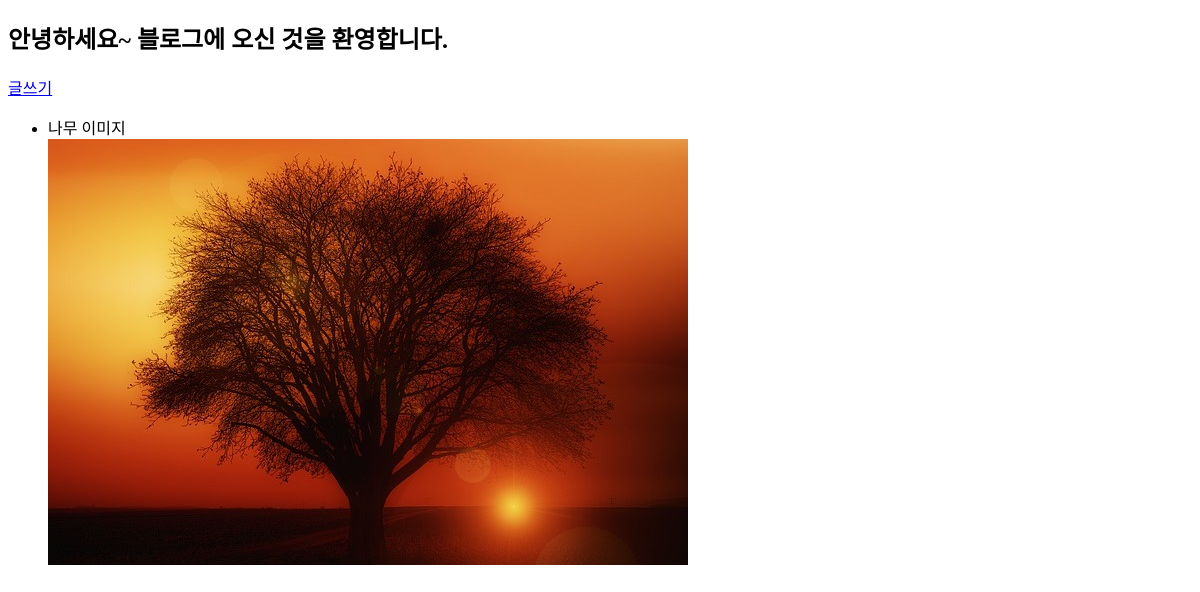
/blog/, run on an earlier commit of the app's database.
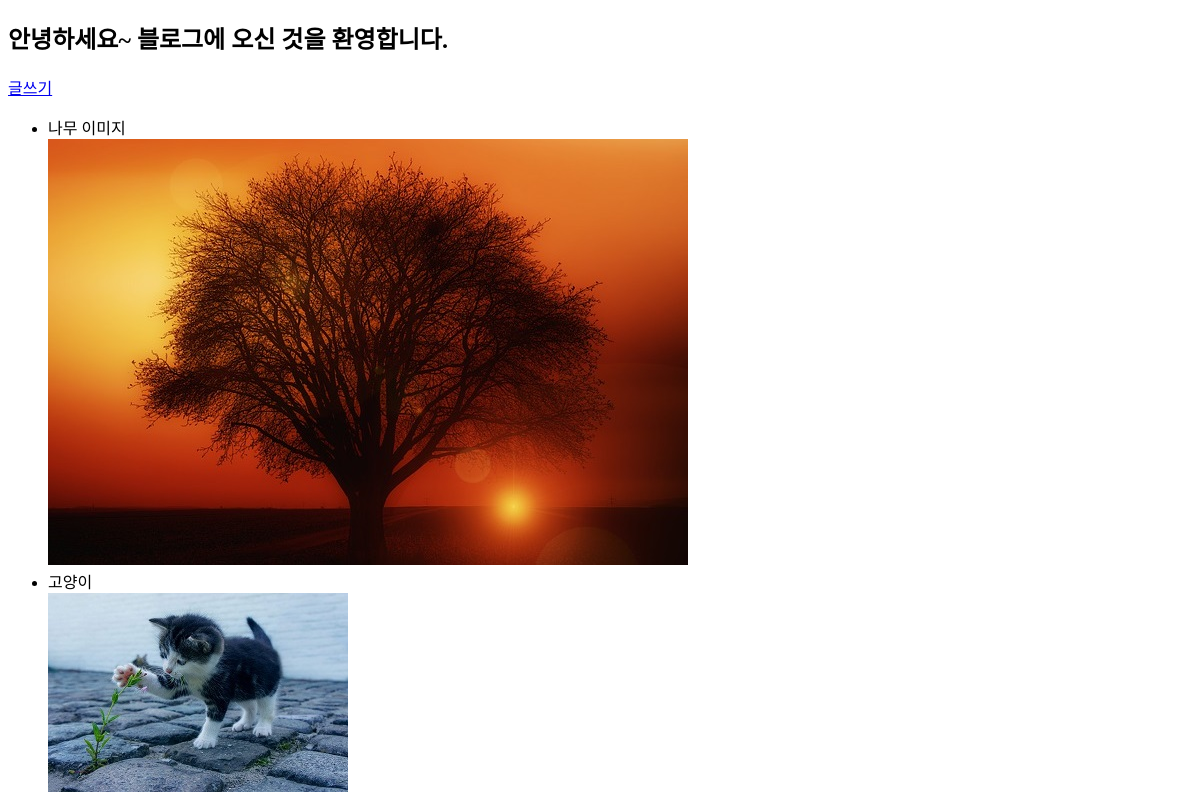
And on a later commit of the database.
### blog/models.py (models this page shows, shortened)
class Post(models.Model):
    title = models.CharField(max_length=100)
    photo = models.ImageField(upload_to="blog/images/", null=True, blank=True)

### blog/views.py (the view)
# urls.py: path('', views.index, name='index'),
def index(request):
    post_list = Post.objects.all()
    context = {'post_list': post_list}
    return render(request, 'blog/index.html', context)

### templates/blog/index.html (shortened to what this page needs)
<!DOCTYPE html>
<html lang="en">
<head>
</head>
<body>
    <h2>안녕하세요~ 블로그에 오신 것을 환영합니다.</h2>
    <a href="{% url 'blog:post_create' %}">글쓰기</a>
    {% if post_list %}
    <ul>
        {% for post in post_list %}
        <li><a href="{% url 'blog:detail' post.id %}"></a>{{ post.title }}</li>
        <div>
            {% if post.photo %}
            <img src="{{ post.photo.url }}">
            {% endif %}
        </div>
        {% endfor %}
    </ul>
    {% endif %}
</body>
</html>

What changed in the data, as far as the page shows it:
added Post: title "고양이", photo (picture)
